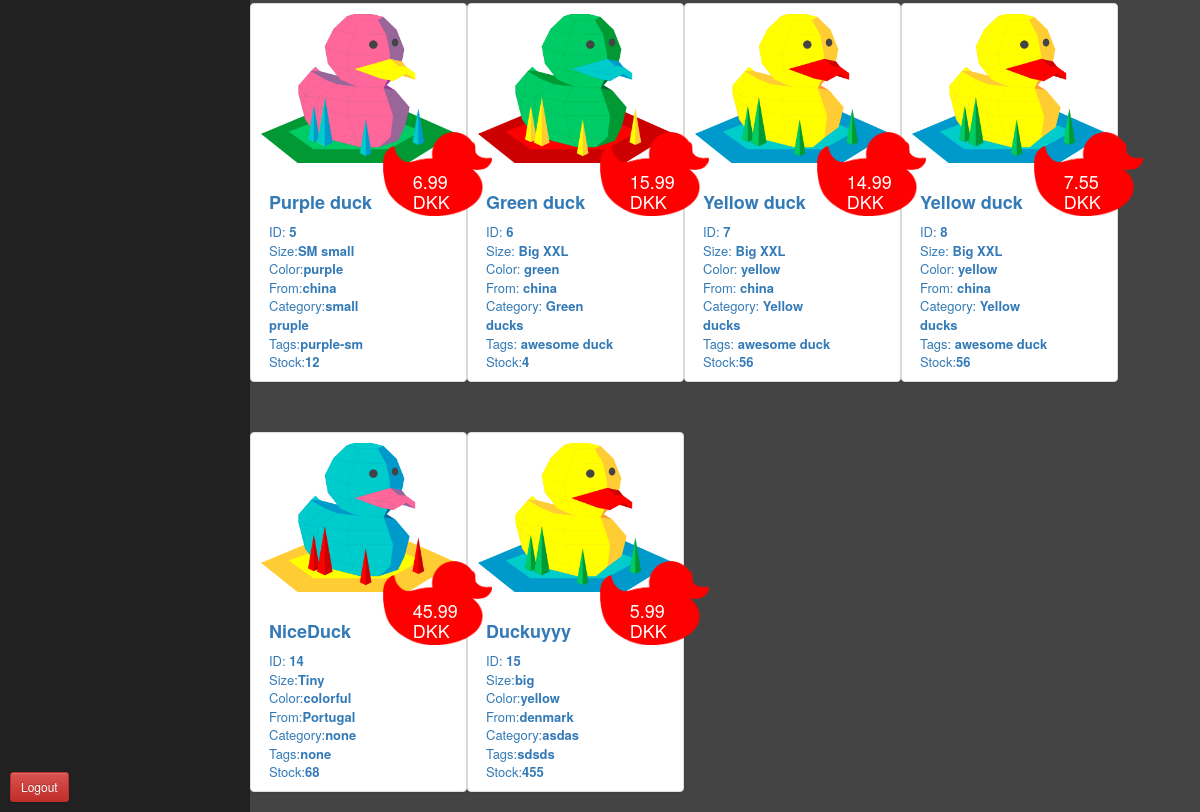
/admin.php (signed in, lower part), run on an earlier commit of the app's database.
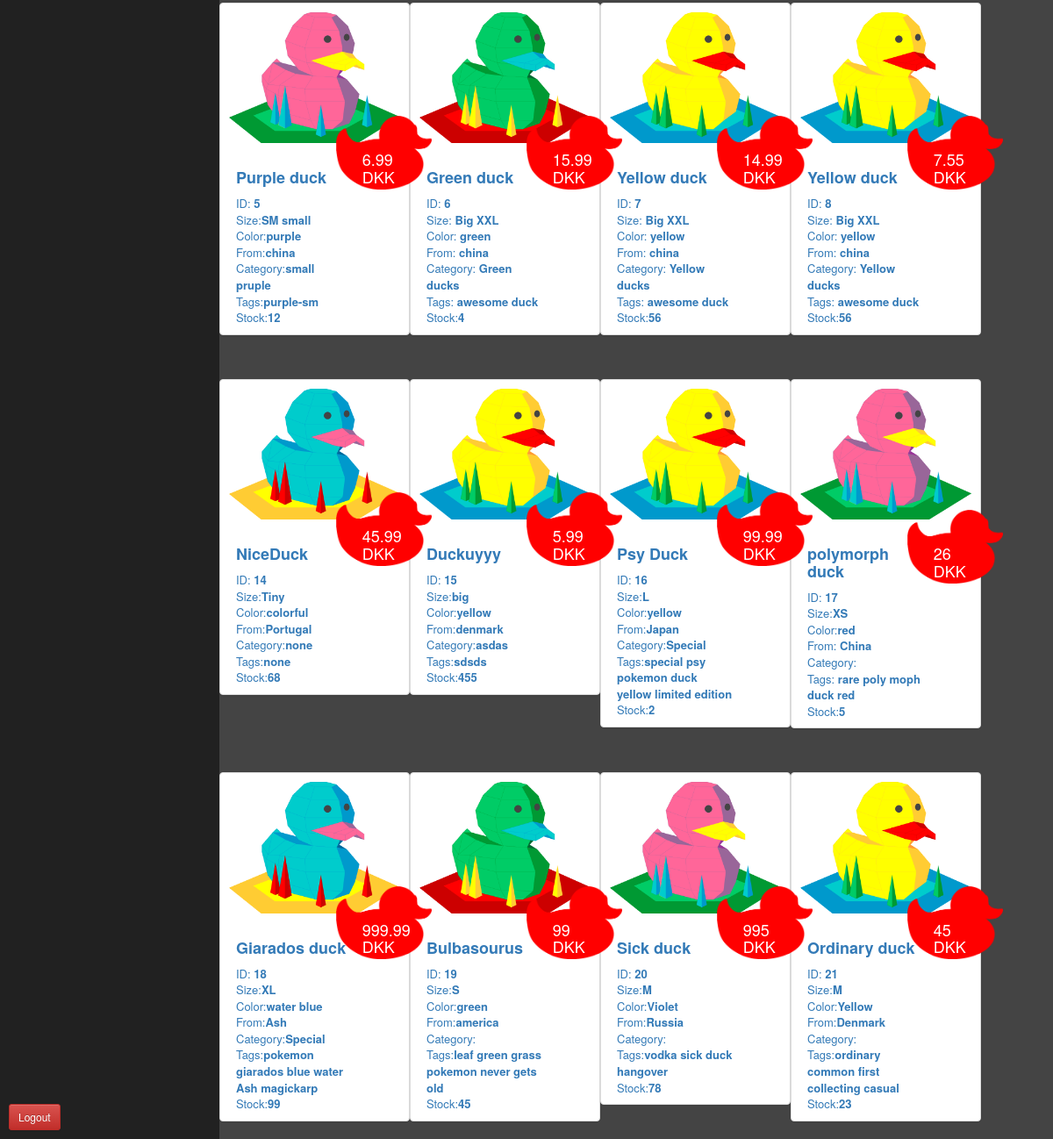
And on a later commit of the database.
### tables this page shows
CREATE TABLE `products` (
  `Product_ID` int(20) NOT NULL,
  `name` varchar(50) NOT NULL,
  `price` float NOT NULL,
  `description` varchar(255) NOT NULL,
  `color` varchar(20) NOT NULL,
  `size` varchar(15) NOT NULL,
  `category` varchar(20) NOT NULL,
  `images` varchar(255) NOT NULL,
  `stock` int(255) NOT NULL,
  `tags` varchar(50) NOT NULL,
  `manufacture` varchar(100) NOT NULL,
  `views` int(15) DEFAULT NULL,
  `upVote` int(15) DEFAULT NULL
);

### model/Model.php (called while the page is built, shortened)
<?php
include_once ("model/Database.php");
 class Model {
        function Connect(){
         $db = require('model/conn.php');
         $connection = new Database($db);
         return $connection;
     }
	    public function getProductList()
	{
        $proData = $this->Connect()->getQuery("SELECT * FROM products LIMIT 16");
            return $proData;
        }
}

### model/Database.php (called while the page is built, shortened)
<?php
class Database
{
    protected $conn;
    public function __construct(mysqli $conn){
        $this->conn = $conn;
    }
    public function getConnection(){
    return $this->conn;
    }
    public function getQuery($query){
        $getData = $this->getConnection()->query($query);
        return $getData;
    }
}

### view/list_admin_products.php (the view, shortened to what this page needs)
<div style="background-color: #444444" class="mainProduct">
<?php
$output = '';
if(mysqli_num_rows($productsAdmin) > 0){
    $output .= '';
    while($product = mysqli_fetch_array($productsAdmin)){
        $output .=	'<div class="items thumbnail">
<a  href="admin.php?product='.$product['name'].'">
           <div class="itemWhite">
            <img class="itemPicture" src="' . $product['images'] . '">
            </div>
    <div class="itemInfoHide caption">
    <div class="transitionInformation">
         <h4>
         <strong>'.$product['name'].'</strong>
			</h4>
              <div class="pricey">
              <h4>' . $product['price'] . ' DKK</h4>
             <img src="red.png" class="stick">
              </div>
              <div class="otherInformation">
                ID: <strong>' . $product['Product_ID'] . '</strong><br>
             Size:<strong>' . $product['size'] . '</strong><br>
             Color:<strong>' . $product['color'] . '</strong><br>
             From:<strong>' . $product['manufacture'] . '</strong><br>
             Category:<strong>' . $product['category'] . '</strong><br>
             Tags:<strong>' . $product['tags'] . '</strong><br>
             Stock:<strong>' . $product['stock'] . '</strong><br>
              </div>
    </div>
    </a>
    </div>
</div>
			';
    }
    echo $output;
}
else
{
    echo ' ';
}
?>

### admin.php (shortened to what this page needs)
<html>
<head>
    <link rel="stylesheet" type="text/css" href="view/sass/css/admin_panel.css">
    <link href="view/sass/main.css" type="text/css" rel="stylesheet">
    <link rel="stylesheet" href="https://maxcdn.bootstrapcdn.com/bootstrap/3.3.7/css/bootstrap.min.css">
    <link rel="stylesheet" href="https://maxcdn.bootstrapcdn.com/bootstrap/3.3.7/css/bootstrap-theme.min.css">
</head>
<body>
<div id="wrapper">
<?php
    include_once("controller/Controller.php");
    $controller = new Controller();
    $controller->panel();
?>
</body>
</html>

### controller/Controller.php (shortened to what this page needs)
<?php
include_once("model/Model.php");
class Controller
{
    public $model;
    public function __construct()
    {
        $this->model = new Model();
    }
    public function panel()
    {
        if (isset($_SESSION['admin_id'])) {
            switch ($_GET) {
                case isset($_GET['page']);
                    $productsAdmin = $this->model->getProductList();
                    include_once "view/content.php";
                    include_once "view/list_admin_products.php";
                    break;
            }
        } else {
            include_once "view/admin_login.php";
        }
    }
}

### view/content.php (shortened to what this page needs)
<form method="get">
<div id="sidebar-wrapper">
</form>
<form method="post">
    <div class="logout">
        <?php
        echo  " <a href='logout.php'> <button class = 'btn btn-danger btn-sm' type='button'>Logout</button></a> " ;
        ?>
    </div>
</div>

### view/sass/css/admin_panel.css (style rules this page uses)
body { overflow-x: hidden; padding-top:0px !important; }
#wrapper { padding-left: 0; -webkit-transition: all 0.5s ease; -moz-transition: all 0.5s ease; -o-transition: all 0.5s ease; transition: all 0.5s ease; }
#sidebar-wrapper { z-index: 1000; position: fixed; left: 250px; width: 250px; height: 100%; margin-left: -250px; overflow-y: auto; background-color:#212121; -webkit-transition: all 0.5s ease; -moz-transition: all 0.5s ease; -o-transition: all 0.5s ease; transition: all 0.5s ease; }
@media (min-width:768px) { #sidebar-wrapper { width: 250px; } }
.logout { position: absolute !important; bottom: 0; margin: 10px; }
.mainProduct { float:right; width:calc(100% - 250px); }

### view/sass/main.css (style rules this page uses)
body { overflow-x: hidden; padding-top: 50px; background-color: black; }
body a { cursor: pointer; }
.items { margin-top: 30px; box-shadow: 0.5px 0.5px 2px black; border: lightgray solid 1px; padding: 5px; float: left; width: 217px; background-color: lightgoldenrodyellow; }
.items .itemInfoHide { position: relative; }
.items .itemInfoHide .transitionInformation { font-size: 13px; padding: 5px; width: 75%; float: left; }
.items .itemInfoHide .transitionInformation .pricey { color: white; float: right; margin-top: -91px; margin-right: 18px; }
.items .itemInfoHide .transitionInformation .pricey h4 { position: absolute; z-index: 20; margin-top: 40px; margin-left: 30px; }
.items .itemInfoHide .transitionInformation .pricey .stick { width: 109px; height: auto; z-index: 10; position: absolute; }
.items .itemWhite { padding: 5px; border: solid white 1px; border-radius: 5px; background-color: white; }
.items .itemPicture { position: relative; height: auto; width: 100%; }

What changed in the data, as far as the page shows it:
added products: images (picture), name "Psy Duck", price "99.99", Product_ID "16", size "L", color "yellow", manufacture "Japan", category "Special", tags "special psy pokemon duck yellow limited edition", stock "2"
added products: images (picture), name "polymorph duck", price "26", Product_ID "17", size "XS", color "red", manufacture "China", tags "rare poly moph duck red", stock "5"
added products: images (picture), name "Giarados duck", price "999.99", Product_ID "18", size "XL", color "water blue", manufacture "Ash", category "Special", tags "pokemon giarados blue water Ash magickarp", stock "99"
added products: images (picture), name "Bulbasourus", price "99", Product_ID "19", size "S", color "green", manufacture "america", tags "leaf green grass pokemon never gets old", stock "45"
added products: images (picture), name "Sick duck", price "995", Product_ID "20", size "M", color "Violet", manufacture "Russia", tags "vodka sick duck hangover", stock "78"
added products: images (picture), name "Ordinary duck", price "45", Product_ID "21", size "M", color "Yellow", manufacture "Denmark", tags "ordinary common first collecting casual", stock "23"
